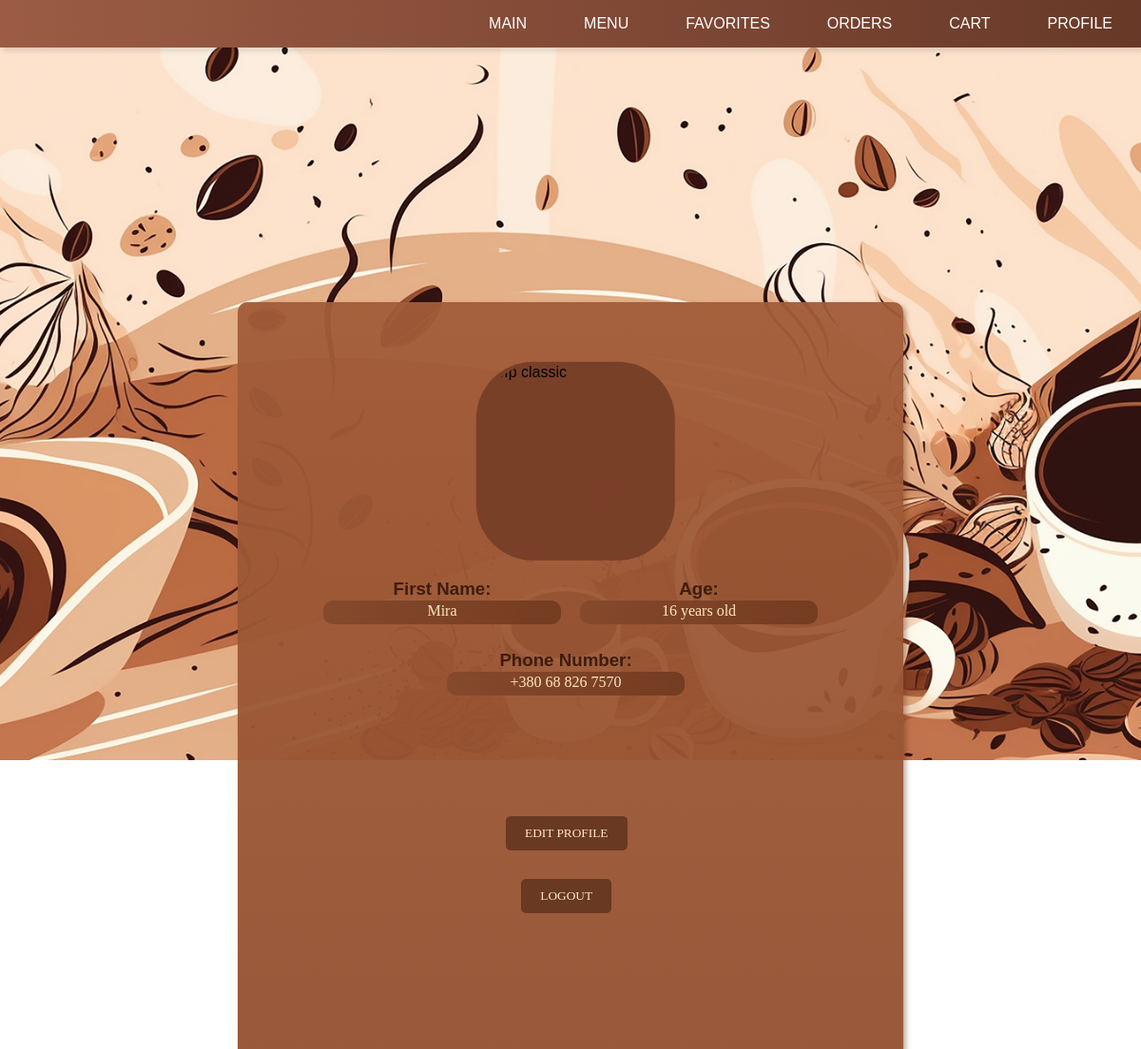
Screenshot of /profile (signed in) with the database file from the repository.
### tables this page shows
CREATE TABLE users (
        Id INTEGER PRIMARY KEY AUTOINCREMENT,
        Name TEXT,
        PhoneNum TEXTUNIQUE,
        Age TEXT,
        Password TEXT
    );

### app.py (the view)
@app.route("/profile")
def profile():
    if 'user' not in session:
        return redirect(url_for('login'))
    user_id = session['user']['id']
    conn = sqlite3.connect('users.db')
    cursor = conn.cursor()
    query_user_info = """
        SELECT * FROM users
        WHERE Id = ?;
    """
    cursor.execute(query_user_info, (user_id,))
    user_data = cursor.fetchone()
    if not user_data:
        flash("user not found!", "danger")
        return redirect(url_for("logout"))
    conn.commit()
    conn.close()
    user_info = {
        'name': user_data[1],
        'phone': user_data[2],
        'age': user_data[3]
    }
    return render_template("profile.html", user=user_info)

### templates/profile.html (shortened to what this page needs)
<!DOCTYPE html>
<html lang="en">
<head>
    <link rel="stylesheet" href="{{ url_for('static', filename='styles/profile_style.css') }}">
</head>
<body>
    {% include 'nav.html' %}
    <div class="pfp-info-rect">
        <div class="picture">
            <img alt="pfp classic" src="https://i.pinimg.com/736x/8b/c5/ce/8bc5ce069cf00083d1a9b150c00aad62.jpg" class="pfp">
        </div>
        <div class="info">
            <div class="name-age">
                <div class="name">
                    <h3>First Name:</h3>
                    <p>{{ user['name'] }}</p>
                </div>
                <div class="age">
                    <h3>Age:</h3>
                    <p>{{ user['age'] }} years old</p>
                </div>
            </div>
            <div class="phonenum">
                <div class="phone">
                    <h3>Phone Number:</h3>
                    <p>{{ user['phone'] }}</p>
                </div>
            </div>
        </div>
        <div class="buttons">
            <div class="buttonedit">
                <a href="/editprofile"><button class="button">EDIT PROFILE</button></a>
            </div>
            <div class="buttonlogout">
                <a href="/logout"><button class="button">LOGOUT</button></a>
            </div>
        </div>
    </div>
</body>
</html>

### static/styles/profile_style.css (style rules this page uses)
* { margin: 0; padding: 0; }
body { min-height: 125vh; background-image: url('/static/imgs/coffee.jpg'); background-size: cover; background-repeat: no-repeat; background-position: center; font-family: Verdana, Geneva, Tahoma, sans-serif; flex-wrap: wrap; }
.pfp-info-rect { width: 700px; height: 800px; background: linear-gradient(rgba(162, 92, 57, 0.95), rgba(147, 80, 47, 0.95)); border-radius: 10px; box-shadow: 3px 3px 5px rgba(102, 46, 22, 0.4); top: 65%; left: 50%; transform: translate(-50%, -50%); position: absolute; display: flex; flex-wrap: wrap; justify-content: flex-start; }
.pfp { border-radius: 60px; height: 200px; width: 200px; z-index: 1; }
.picture { flex-wrap: wrap; padding: 2px 2px 2px 2px; border-radius: 60px; height: 205px; width: 205px; background-color: rgba(120, 63, 40, 0.95); display: flex; justify-content: center; transform: translate(120%, 30%); }
.name-age { display: flex; justify-content: center; gap: 20px; margin-bottom: 150px; margin-left: 90px; align-items: center; }
.phonenum { text-align: center; }
.name, .age, .phone { width: 250px; height: 25px; background: linear-gradient(to right, rgba(132, 72, 43, 0.95), rgba(114, 59, 32, 0.95)); border-radius: 10px; display: flex; justify-content: center; align-items: center; flex-direction: column; }
.phone { display: flex; justify-content: center; margin-top: -100px; margin-left: 220px; }
.button { display: inline-block flex; flex-wrap: wrap; text-align: center; background-color: rgba(79, 39, 19, 0.65); color: bisque; font-family: cursive; padding: 10px 20px; border: none; border-radius: 5px; margin: 5px 5px 15px 15px; text-decoration: none; }
.buttons { display: flex; flex-direction: column; gap: 10px; align-items: center; justify-content: center; padding: 2px; margin-left: 265px; margin-bottom: 100px; }
.info { gap: 50px; margin-top: 25px; }
.name-age h3, .phonenum h3 { position: relative; top: -15px; color: rgb(61, 29, 15); }
.name-age p, .phonenum p { position: relative; top: -12.5px; color:bisque; font-family: cursive; }

### rows the page displays
users: name "Mira", age "16", phone "+380 68 826 7570"
